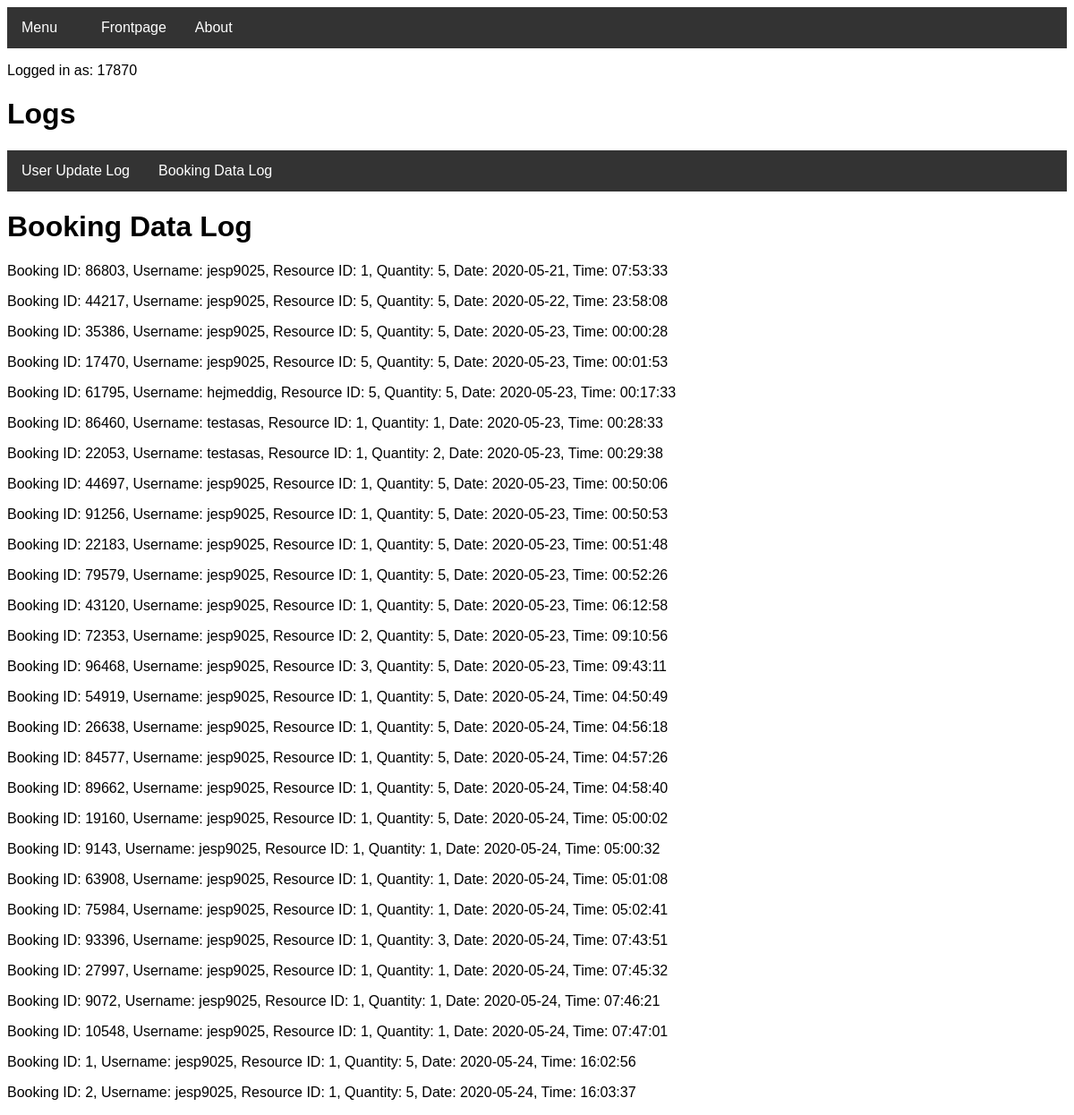
The page /bookingdatalog (signed in) on the database as committed earlier.
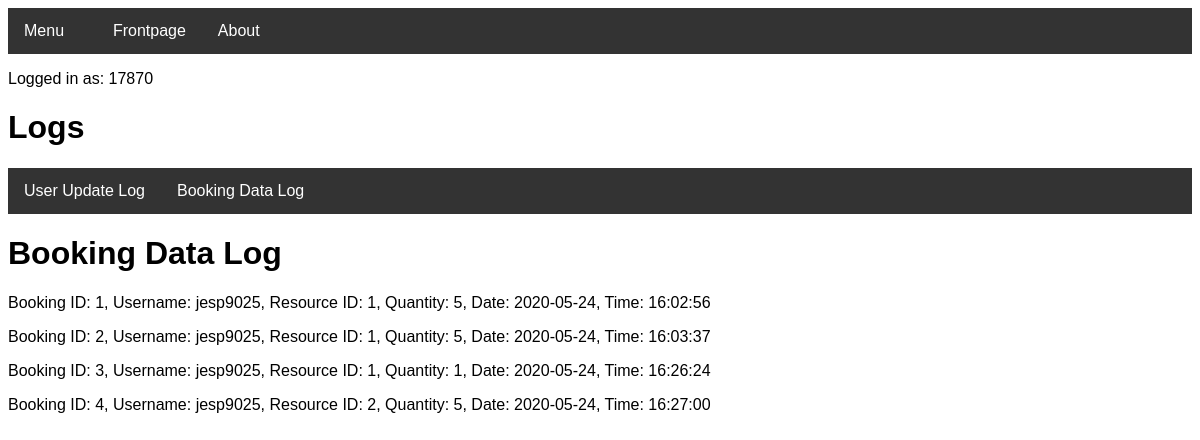
The same page on the database as committed later.
### tables this page shows
CREATE TABLE BookingData (bookingdata_booking_id INTEGER, bookingdata_username STRING, bookingdata_resource_id INTEGER, bookingdata_resource_quantity INTEGER, bookingdata_start DATE, bookingdata_time TIME);

### routes.py (the view)
@app.route("/bookingdatalog")
def bookingdatalog():
    if "name" not in session:
        return redirect(url_for("login"))
    if user.checkIfAdmin(session['name']) == False:
        return redirect(url_for("denied"))
    lst = bookingData.readBookingData()
    return render_template("bookingdatalog.html", data=lst, username=session['name'])

### Project.py (called while the page is built)
    def readBookingData(self):
        try:
            c = self.conn.cursor()
            c.execute("SELECT 'Booking ID:', bookingdata_booking_id, 'Username:', bookingdata_username, 'Resource ID:', bookingdata_resource_id, 'Quantity:', bookingdata_resource_quantity, 'Date:', bookingdata_start, 'Time:', bookingdata_time FROM BookingData")
            lst = c.fetchall()
            c.close
            return lst
        except sqlite3.Error as e:
            return "An error occurred:", e.args[0]

    def checkIfAdmin(self, username):
        try:
            c = self.conn.cursor()
            c.execute("SELECT user_is_admin FROM User WHERE user_username = '{}'".format(username))
            lst = c.fetchall()
            toList = functools.reduce(operator.add, (lst))
            for item in toList:
                if item == "True":
                    return True
            return False
        except TypeError:
            pass

### templates/bookingdatalog.html (shortened to what this page needs)
<!DOCTYPE html>
<head>
<link rel="stylesheet" href="../static/theme.css">
<link rel="stylesheet" type="text/css" href="../static/barstyle.css" title="style"/>
<link rel="stylesheet" type="text/css" href="../static/errorstyle.css" title="style"/>
</head>
<body>
<div class="navbar">
  <div class="dropdown">
    <button class="dropbtn">Menu
      <i class="fa fa-caret-down"></i>
    </button>
  </div>
  <a href="welcome">Frontpage</a>
  <a href="about">About</a>
</div>
</body>
<p>Logged in as: {{ username }}</p>
<h1>Logs</h1>
<div class="container">
    <div class="navbar">
        <a href="userdatalog">User Update Log</a>
        <a href="bookingdatalog">Booking Data Log</a>
    </div>
    <h1>Booking Data Log</h1>
</div>
<body>
    {%for value in data%}
     <p>{{value | replace("(", "") | replace(")", "") | replace(":", "=") | replace("'", "") | replace("=,", ":") | replace("=", ":")}}</p>
    {%endfor%}
   </body>

### static/barstyle.css (style rules this page uses)
body { font-family: Arial, Helvetica, sans-serif; }
.navbar { overflow: hidden; background-color: #333; }
.navbar a { float: left; font-size: 16px; color: white; text-align: center; padding: 14px 16px; text-decoration: none; }
.dropdown { float: left; overflow: hidden; }
.dropdown .dropbtn { font-size: 16px; border: none; outline: none; color: white; padding: 14px 16px; background-color: inherit; font-family: inherit; margin: 0; }

Rows that differ between the two databases and show on the page:
removed BookingData: value "Booking ID: 86803, Username: jesp9025, Resource ID: 1, Quantity: 5, Date: 2020-05-21, Time: 07:53:33"
removed BookingData: value "Booking ID: 44217, Username: jesp9025, Resource ID: 5, Quantity: 5, Date: 2020-05-22, Time: 23:58:08"
removed BookingData: value "Booking ID: 35386, Username: jesp9025, Resource ID: 5, Quantity: 5, Date: 2020-05-23, Time: 00:00:28"
removed BookingData: value "Booking ID: 17470, Username: jesp9025, Resource ID: 5, Quantity: 5, Date: 2020-05-23, Time: 00:01:53"
removed BookingData: value "Booking ID: 61795, Username: hejmeddig, Resource ID: 5, Quantity: 5, Date: 2020-05-23, Time: 00:17:33"
removed BookingData: value "Booking ID: 86460, Username: testasas, Resource ID: 1, Quantity: 1, Date: 2020-05-23, Time: 00:28:33"
removed BookingData: value "Booking ID: 22053, Username: testasas, Resource ID: 1, Quantity: 2, Date: 2020-05-23, Time: 00:29:38"
removed BookingData: value "Booking ID: 44697, Username: jesp9025, Resource ID: 1, Quantity: 5, Date: 2020-05-23, Time: 00:50:06"
removed BookingData: value "Booking ID: 91256, Username: jesp9025, Resource ID: 1, Quantity: 5, Date: 2020-05-23, Time: 00:50:53"
removed BookingData: value "Booking ID: 22183, Username: jesp9025, Resource ID: 1, Quantity: 5, Date: 2020-05-23, Time: 00:51:48"
removed BookingData: value "Booking ID: 79579, Username: jesp9025, Resource ID: 1, Quantity: 5, Date: 2020-05-23, Time: 00:52:26"
removed BookingData: value "Booking ID: 43120, Username: jesp9025, Resource ID: 1, Quantity: 5, Date: 2020-05-23, Time: 06:12:58"
removed BookingData: value "Booking ID: 72353, Username: jesp9025, Resource ID: 2, Quantity: 5, Date: 2020-05-23, Time: 09:10:56"
removed BookingData: value "Booking ID: 96468, Username: jesp9025, Resource ID: 3, Quantity: 5, Date: 2020-05-23, Time: 09:43:11"
removed BookingData: value "Booking ID: 54919, Username: jesp9025, Resource ID: 1, Quantity: 5, Date: 2020-05-24, Time: 04:50:49"
removed BookingData: value "Booking ID: 26638, Username: jesp9025, Resource ID: 1, Quantity: 5, Date: 2020-05-24, Time: 04:56:18"
removed BookingData: value "Booking ID: 84577, Username: jesp9025, Resource ID: 1, Quantity: 5, Date: 2020-05-24, Time: 04:57:26"
removed BookingData: value "Booking ID: 89662, Username: jesp9025, Resource ID: 1, Quantity: 5, Date: 2020-05-24, Time: 04:58:40"
removed BookingData: value "Booking ID: 19160, Username: jesp9025, Resource ID: 1, Quantity: 5, Date: 2020-05-24, Time: 05:00:02"
removed BookingData: value "Booking ID: 9143, Username: jesp9025, Resource ID: 1, Quantity: 1, Date: 2020-05-24, Time: 05:00:32"
removed BookingData: value "Booking ID: 63908, Username: jesp9025, Resource ID: 1, Quantity: 1, Date: 2020-05-24, Time: 05:01:08"
removed BookingData: value "Booking ID: 75984, Username: jesp9025, Resource ID: 1, Quantity: 1, Date: 2020-05-24, Time: 05:02:41"
removed BookingData: value "Booking ID: 93396, Username: jesp9025, Resource ID: 1, Quantity: 3, Date: 2020-05-24, Time: 07:43:51"
removed BookingData: value "Booking ID: 27997, Username: jesp9025, Resource ID: 1, Quantity: 1, Date: 2020-05-24, Time: 07:45:32"
removed BookingData: value "Booking ID: 9072, Username: jesp9025, Resource ID: 1, Quantity: 1, Date: 2020-05-24, Time: 07:46:21"
removed BookingData: value "Booking ID: 10548, Username: jesp9025, Resource ID: 1, Quantity: 1, Date: 2020-05-24, Time: 07:47:01"
added BookingData: value "Booking ID: 3, Username: jesp9025, Resource ID: 1, Quantity: 1, Date: 2020-05-24, Time: 16:26:24"
added BookingData: value "Booking ID: 4, Username: jesp9025, Resource ID: 2, Quantity: 5, Date: 2020-05-24, Time: 16:27:00"
